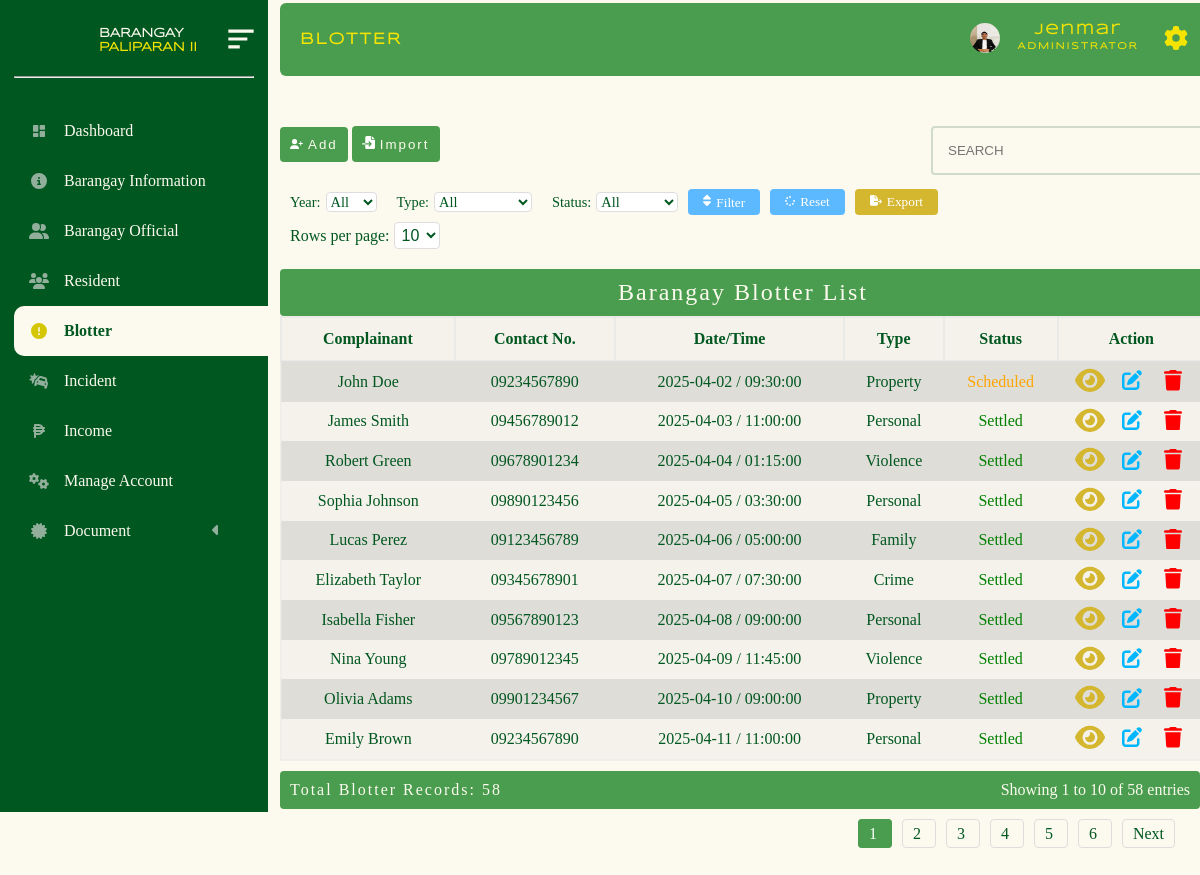
Screenshot of /administrator/admin_panel/blotter.php (signed in) with the database file from the repository.
### tables this page shows
CREATE TABLE `barangay_blotter` (
  `subject` varchar(200) NOT NULL,
  `cell_no` varchar(200) NOT NULL,
  `place` varchar(200) NOT NULL,
  `tanod` varchar(200) NOT NULL,
  `date` date NOT NULL,
  `time` time NOT NULL,
  `status` varchar(200) NOT NULL,
  `id` bigint(20) NOT NULL,
  `complainant` varchar(200) NOT NULL,
  `age` int(11) NOT NULL,
  `address_complainant` varchar(200) NOT NULL,
  `complained_name` varchar(200) NOT NULL,
  `add_complained_name` varchar(200) NOT NULL,
  `details_reason` text NOT NULL,
  `type` varchar(200) NOT NULL
);

### administrator/admin_panel/brgy_blotter/blotter.php (the view, shortened to what this page needs)
<!DOCTYPE html>
<html lang="en">
<head>
</head>
<body>
<?php
require("../../database/conn_db.php");
$complainant_filter = isset($_GET['complainant_filter']) ? $_GET['complainant_filter'] : '';
$year_filter = isset($_GET['year_filter']) ? $_GET['year_filter'] : '';
$type_filter = isset($_GET['type_filter']) ? $_GET['type_filter'] : '';
$status_filter = isset($_GET['status_filter']) ? $_GET['status_filter'] : '';
$page = isset($_GET['page']) ? max(1, (int)$_GET['page']) : 1;
$limit = isset($_GET['limit']) ? max(1, (int)$_GET['limit']) : 10;
$offset = ($page - 1) * $limit;
$whereClause = [];
$params = [];
$types = '';
$whereSQL = !empty($whereClause) ? 'WHERE ' . implode(' AND ', $whereClause) : '';
$countQuery = "SELECT COUNT(*) AS total FROM barangay_blotter $whereSQL";
$countStmt = $conn->prepare($countQuery);
$countStmt->execute();
$countResult = $countStmt->get_result();
$totalRows = $countResult->fetch_assoc()['total'];
$totalPages = max(1, ceil($totalRows / $limit));
$startRow = ($page - 1) * $limit + 1;
$endRow = min($page * $limit, $totalRows);
$sql = "SELECT * FROM barangay_blotter $whereSQL ORDER BY id DESC LIMIT ? OFFSET ?";
$stmt = $conn->prepare($sql);
if (!empty($params)) {
    $params[] = $limit;
    $params[] = $offset;
    $types .= 'ii';
    $stmt->bind_param($types, ...$params);
} else {
    $stmt->bind_param('ii', $limit, $offset);
}
$stmt->execute();
$result = $stmt->get_result();
if ($result->num_rows > 0) {?>
    <div class="limit-selector">
        <form method="GET" action="" class="filter-form">
            <div class="filter-group">
                <label for="year_filter">Year:</label>
                <select name="year_filter" id="year_filter">
                    <option value="">All</option>
                </select>
            </div>
            <div class="filter-group">
                <label for="type_filter">Type:</label>
                <select name="type_filter" id="type_filter">
                    <option value="">All</option>
                </select>
            </div>
            <div class="filter-group">
            <label for="status_filter">Status:</label>
            <select name="status_filter" id="status_filter">
                <option value="">All</option>
            </select>
        </div>
            <button type="submit" class="filter-btn">Filter</button>
            <button type="button" class="reset-btn" onclick="window.location.href='?page=1&limit=<?php echo $limit; ?>'">Reset</button>
            <button type="button" class="export-btn" id="export-btn">Export</button>
        </form>
        <form method="GET" action="">
            <label for="limit">Rows per page:</label>
            <select name="limit" id="limit" onchange="this.form.submit()">
                <option value="10" <?php if ($limit == 10) echo 'selected'; ?>>10</option>
            </select>
        </form>
    </div>
    <table>
        <caption>Barangay Blotter List</caption>
        <tr>
            <th>Complainant</th>
            <th>Contact No.</th>
            <th>Date/Time</th>
            <th>Type</th>
            <th>Status</th>
            <th>Action</th>
        </tr>
        <?php while($row = $result->fetch_assoc()) { ?>
            <tr class="table_hover">
                <td><?php echo $row["complainant"]; ?></td>
                <td><?php echo $row["cell_no"]; ?></td>
                <td><?php echo $row["date"] . " / " . $row["time"]; ?></td>
                <td><?php echo $row["type"]; ?></td>
                <td>
                    <?php
                    $status = $row["status"];
                    if ($status == "Active") {
                        echo "<p style='color:red;'>Active</p>";
                    } elseif ($status == "Settled") {
                        echo "<p style='color:green;'>Settled</p>";
                    } elseif ($status == "Scheduled") {
                        echo "<p style='color:orange;'>Scheduled</p>";
                    }
                    ?>
                </td>
                <td>
                    <div id="form_up_del_official">
                        <button id="view_resident_btn" class="view_btn" data-id="<?php echo $row["id"]; ?>">
                        </button>
                        <button id="update_official_btn" class="update_btn" data-id="<?php echo $row["id"]; ?>">
                        </button>
                        <button id="delete_official_btn" class="delete_btn_blotter" data-id="<?php echo $row["id"]; ?>">
                        </button>
                    </div>
                </td>
            </tr>
        <?php } ?>
    </table>
    <div class="table-footer">
        <div class="total-count">Total Blotter Records: <?php echo $totalRows; ?></div>
        <div class="pagination-info">
            Showing <?php echo $startRow; ?> to <?php echo $endRow; ?> of <?php echo $totalRows; ?> entries
        </div>
    </div>
    <div class="pagination">
        <?php for ($i = 1; $i <= $totalPages; $i++): ?>
            <a href="?page=<?php echo $i; ?>&limit=<?php echo $limit; ?>&complainant_filter=<?php echo urlencode($complainant_filter); ?>&year_filter=<?php echo urlencode($year_filter); ?>&type_filter=<?php echo urlencode($type_filter); ?>&status_filter=<?php echo urlencode($status_filter); ?>"
               class="<?php echo $i == $page ? 'active' : ''; ?>">
                <?php echo $i; ?>
            </a>
        <?php endfor; ?>
        <?php if ($page < $totalPages): ?>
            <a href="?page=<?php echo $page + 1; ?>&limit=<?php echo $limit; ?>&complainant_filter=<?php echo urlencode($complainant_filter); ?>&year_filter=<?php echo urlencode($year_filter); ?>&type_filter=<?php echo urlencode($type_filter); ?>&status_filter=<?php echo urlencode($status_filter); ?>">Next</a>
        <?php endif; ?>
    </div>
<?php }
?>
        <?php include("update_temp.php");?>
        <?php include('view_temp.php')?>
</body>
</html>

### administrator/admin_panel/style.css/mian.stylecss.css (style rules this page uses)
* { margin: 0px; padding: 0px; box-sizing: content-box; list-style-type: none ; }
html { scroll-behavior: smooth; }
:root { --bg-color: #FCFAEE; --2nd-bg-color:#4A9D4f; --sub-bg-color: #005720 ; --1st-text-color: #005720 ; --2nd-text-color: rgb(53, 53, 53); --3rd-text-color: #FCFAEE; --btn-color: #F5E402; --other-color :rgb(0, 183, 255); }
body { background-color: var(--bg-color); position: relative; min-height: 100%; width: 100%; overflow: scroll; overflow-x: hidden; }

### administrator/admin_panel/style.css/brgy.blotter.css (style rules this page uses)
* { margin: 0px; padding: 0px; box-sizing: content-box; list-style-type: none ; }
:root { --bg-color: #FCFAEE; --2nd-bg-color:#4A9D4f; --sub-bg-color: #005720 ; --1st-text-color: #005720 ; --2nd-text-color: rgb(53, 53, 53); --3rd-text-color: #FCFAEE; --btn-color: #d4b62f; --other-color :rgb(0, 183, 255); }
body { background-color: #FCFAEE; background-repeat: no-repeat; background-size: cover; }
table { border: 2px solid rgba(228, 228, 228, 0.39); margin-left: 0px; margin-top: -40px; background-color: rgba(226, 226, 226, 0.322); width: 77vw; border-collapse: collapse; transition: all 0.5s ease; border-radius:4px; font-family: "sub_text"; color: var(--1st-text-color); }
table td { padding: 5px; text-align: center; }
table th { border: 2px solid rgba(226, 226, 226, 0.562); padding: 12px; }
table tr:nth-child(even) { background-color: #a7a5a548; }
caption { font-size: 2vw; letter-spacing: 2px; background-color: var(--2nd-bg-color); padding-bottom: 10px; padding-top: 10px; color: var(--bg-color); border-radius: 4px; }
.pagination { margin: 0px 0; float: right; margin-right: 0px; padding-bottom: 60px; margin-left: 20px; }
.pagination a { margin: 0 5px; padding: 5px 10px; text-decoration: none; color: var(--1st-text-color); border: 1px solid #ddd; border-radius: 4px; line-height: 50px; }
.pagination a.active { background-color: var(--2nd-bg-color); color: white; border: 1px solid var(--2nd-bg-color); }
.limit-selector { margin-top: -50px; margin-left: -50px; padding-left: -90px; color: #005720; font-family: "sub_text"; transition: all 0.5s ease; }
.limit-selector label { font-size: 1rem; margin-left: 10px; }
.limit-selector select { padding: 3px; border-radius: 4px; border: 1px solid #ddd; width: max-content; color: #005720; height: max-content; background-color: white; margin-top: 0px; }
#form_up_del_official { display: flex; justify-content:space-evenly ; align-items: center; }
#update_official_btn { color: var(--bg-color); cursor: pointer; padding: 3px 5px 3px 5px; background-color: transparent; border-radius: 4px; font-size: 0.9rem; outline: none; border: none; }
#update_official_btn svg { width: 20px; fill: var(--other-color); }
#delete_official_btn { color: var(--bg-color); cursor: pointer; padding: 3px 5px 3px 5px; background-color: transparent; border-radius: 4px; border: 1px solid rgb(197, 197, 197); outline: none; border: none; font-size: 0.9rem; }
#delete_official_btn svg { width: 18px; fill: red; }
#view_resident_btn { color: var(--bg-color); cursor: pointer; background-color:transparent; border-radius: 4px; border: 1px solid rgb(197, 197, 197); outline: none; border: none; font-size: 0.9rem; width: 30px; }
#view_resident_btn svg { fill: #d4b62f; }

### administrator/admin_panel/brgy_blotter/brgy_blotter_upd.css (style rules this page uses)
* { margin: 0px; padding: 0px; box-sizing: content-box; list-style-type: none ; }
html { scroll-behavior: smooth; }
:root { --bg-color:#FCFAEE; --2nd-bg-color:#4A9D4f; --sub-bg-color: #005720 ; --1st-text-color: #005720 ; --2nd-text-color: rgb(53, 53, 53); --3rd-text-color: #FCFAEE; --btn-color: #F5E402; --other-color :rgb(0, 183, 255); }
body { background-repeat: no-repeat; background-size: cover; background-color: var(--bg-color); }
form { padding: 50px; }
form input, select { width: 250px; height: 25px; padding: 5px 5px 5px 10px; margin-top: 5px ; margin-bottom: 10px; border-radius: 4px; color: #005720; border: none; }
form label { font-size: 1rem; font-family: "sub_text"; color: #005720; }

### administrator/admin_panel/brgy_blotter/import_temp.php (style rules this page uses)
* { margin: 0px; padding: 0px; box-sizing: content-box; list-style-type: none; }
:root { --bg-color: #FCFAEE; --2nd-bg-color: #4A9D4f; --sub-bg-color: #005720; --1st-text-color: #005720; --2nd-text-color: rgb(53, 53, 53); --3rd-text-color: #FCFAEE; --btn-color: #d4b62f; --other-color: rgb(0, 183, 255); }

### rows the page displays
barangay_blotter: complainant "John Doe", cell_no "09234567890", date "2025-04-02", time "09:30:00", type "Property", status "Scheduled"
barangay_blotter: complainant "James Smith", cell_no "09456789012", date "2025-04-03", time "11:00:00", type "Personal", status "Settled"
barangay_blotter: complainant "Robert Green", cell_no "09678901234", date "2025-04-04", time "01:15:00", type "Violence", status "Settled"
barangay_blotter: complainant "Sophia Johnson", cell_no "09890123456", date "2025-04-05", time "03:30:00", type "Personal", status "Settled"
barangay_blotter: complainant "Lucas Perez", cell_no "09123456789", date "2025-04-06", time "05:00:00", type "Family", status "Settled"
barangay_blotter: complainant "Elizabeth Taylor", cell_no "09345678901", date "2025-04-07", time "07:30:00", type "Crime", status "Settled"
barangay_blotter: complainant "Isabella Fisher", cell_no "09567890123", date "2025-04-08", time "09:00:00", type "Personal", status "Settled"
barangay_blotter: complainant "Nina Young", cell_no "09789012345", date "2025-04-09", time "11:45:00", type "Violence", status "Settled"
barangay_blotter: complainant "Olivia Adams", cell_no "09901234567", date "2025-04-10", time "09:00:00", type "Property", status "Settled"
barangay_blotter: complainant "Emily Brown", cell_no "09234567890", date "2025-04-11", time "11:00:00", type "Personal", status "Settled"

### other values shown
$totalRows "58"
$startRow "1"
$endRow "10"
